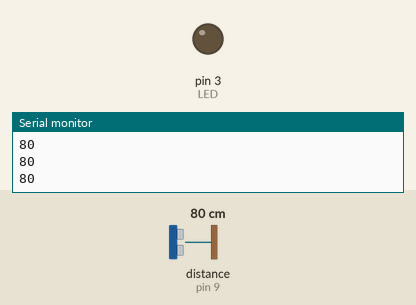
This sketch was run on a simulated Arduino Uno, built with avr-gcc and run on an emulated ATmega328P. Parts: output pins drawn as LEDs (lit = HIGH), the last lines printed to the serial monitor. Wiring (inferred from the names in the program): ultrasonic range finder: trigger pin 10; echo pin 9. Dashed ring = blinking. Inputs (shaded band) come from the test bench; at power-on: distance to the obstacle (sensor on pin 9) 80 cm. The echo pulse lasts 58.3 µs per cm; pins used as bus, display or sensor lines are not drawn.

Above: at 1.2 s.
1.3 s: distance to the obstacle (sensor on pin 9) set to 55 cm
2.8 s: distance to the obstacle (sensor on pin 9) set to 47 cm
At 3.31 s:
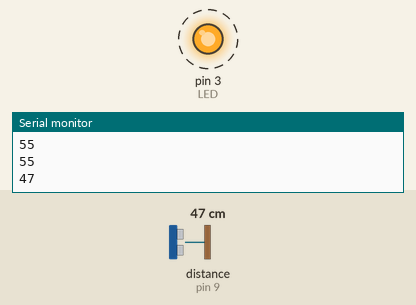
5.8 s: distance to the obstacle (sensor on pin 9) set to 60 cm
At 7.3 s:
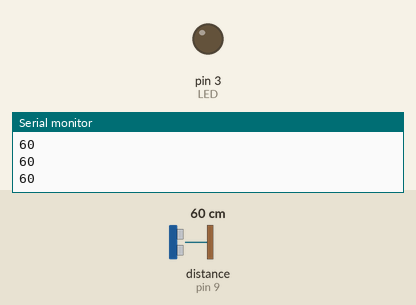
Timing chart, 0 to 8.8 s (numbered marks = the images above; inputs shaded):
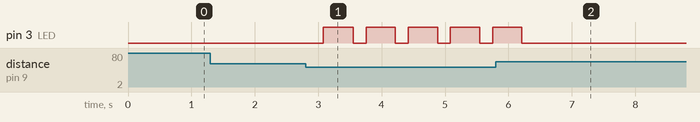

Measured:
- the behaviour switches between 51 and 50 cm on distance to the obstacle (sensor on pin 9) (found by bisection; images 0 and 1)
- after the input at 2.8 s, pin 3 (LED): alternates HIGH for 0.46 s and LOW for 0.20 s, starting after 0.28 s
- after the input at 5.8 s, pin 3 (LED): goes on until 6.2 s, then stays LOW

The sketch:

1-ultrasonic-transduce.ino
```cpp
int TRIG =  10;
int ECHO = 9;
int LED = 3;
int TIME;
int DISTANCE;

void setup() {
  pinMode(TRIG, OUTPUT);
  pinMode(ECHO, INPUT);
  pinMode(LED, OUTPUT);
  Serial.begin(9600); // Para poder ver la información en la computadora, 9600 es la tasa de velocidad de comunicación, cantidad de bits/s que estaremos recibiendo
}

void loop() {
  digitalWrite(TRIG, HIGH); // Generamos una señal para el TRIG para que de esta manera éste mande un pulso.
  // La duración del pulso depende del fabricante
  delay(1); // En este caso hacemos esperamos un milisegundo que es la duración del pulso emitido
  digitalWrite(TRIG, LOW); // Terminamos de emitir el pulso
  TIME = pulseIn(ECHO, HIGH); // Tomamos el tiempo que tarda en responder, ECHO espera por un pulso alto. La función devuelve el tiempo
  DISTANCE = TIME / 58.2; // Distancia en centimetros. El valor de la constante es específicado por el fabricante.
  Serial.println(DISTANCE); // Imprimimos la distancia
  delay(200); // Dejamos 200 milisegundos entre una impresión y otra.

  // Implementación de la función a realizar
  if (DISTANCE >= 0 && DISTANCE <= 50) {
    digitalWrite(LED, HIGH);
    delay(DISTANCE * 10); // Hacemos que el LED prenda y apague dependiendo de la distancia del objecto, más cerca más rápido
    digitalWrite(LED, LOW);
  }
}
```
